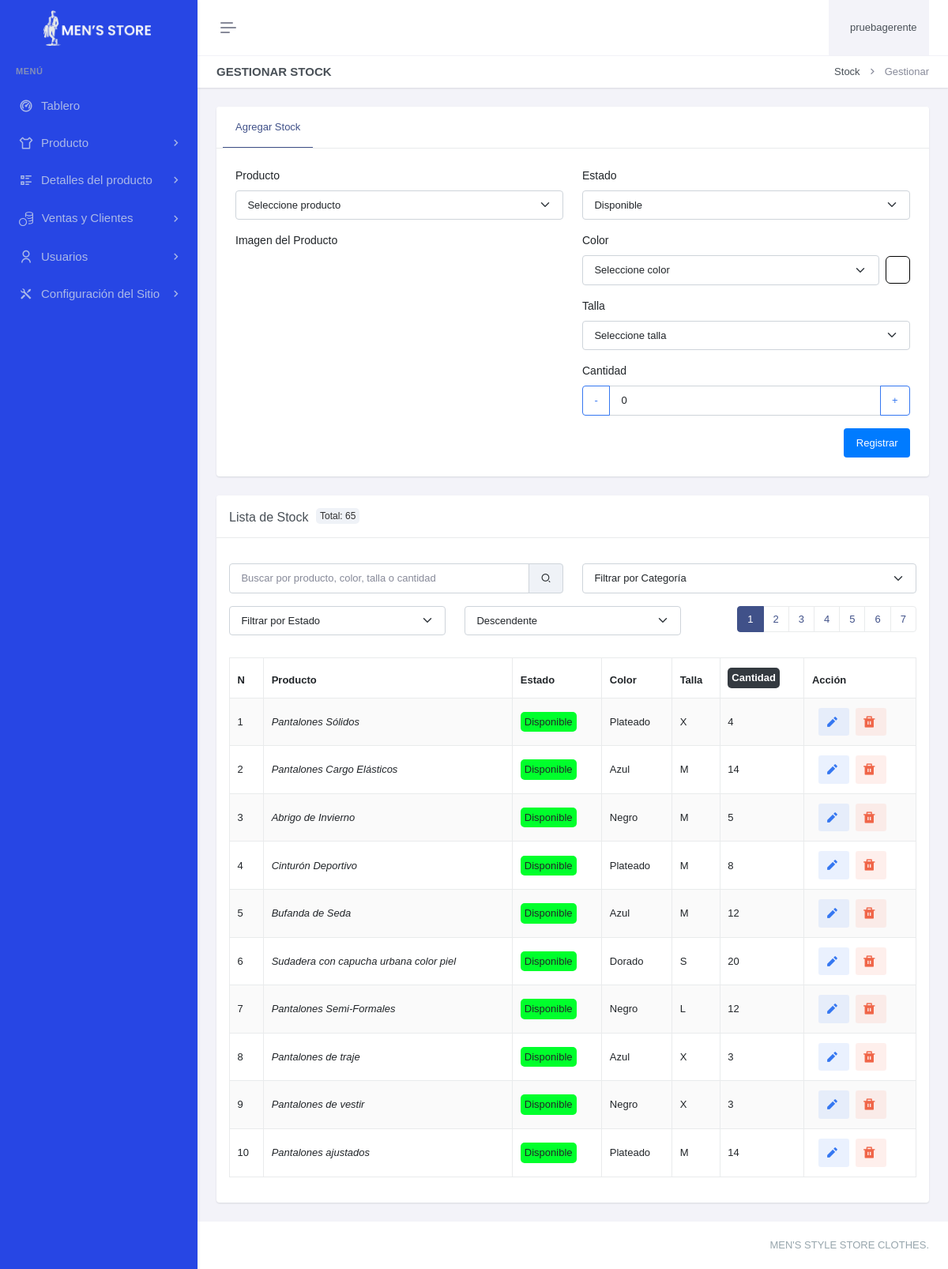
Page /paneladministrador/productos/stock/gestionar-stock.php (signed in) on the earlier database version.
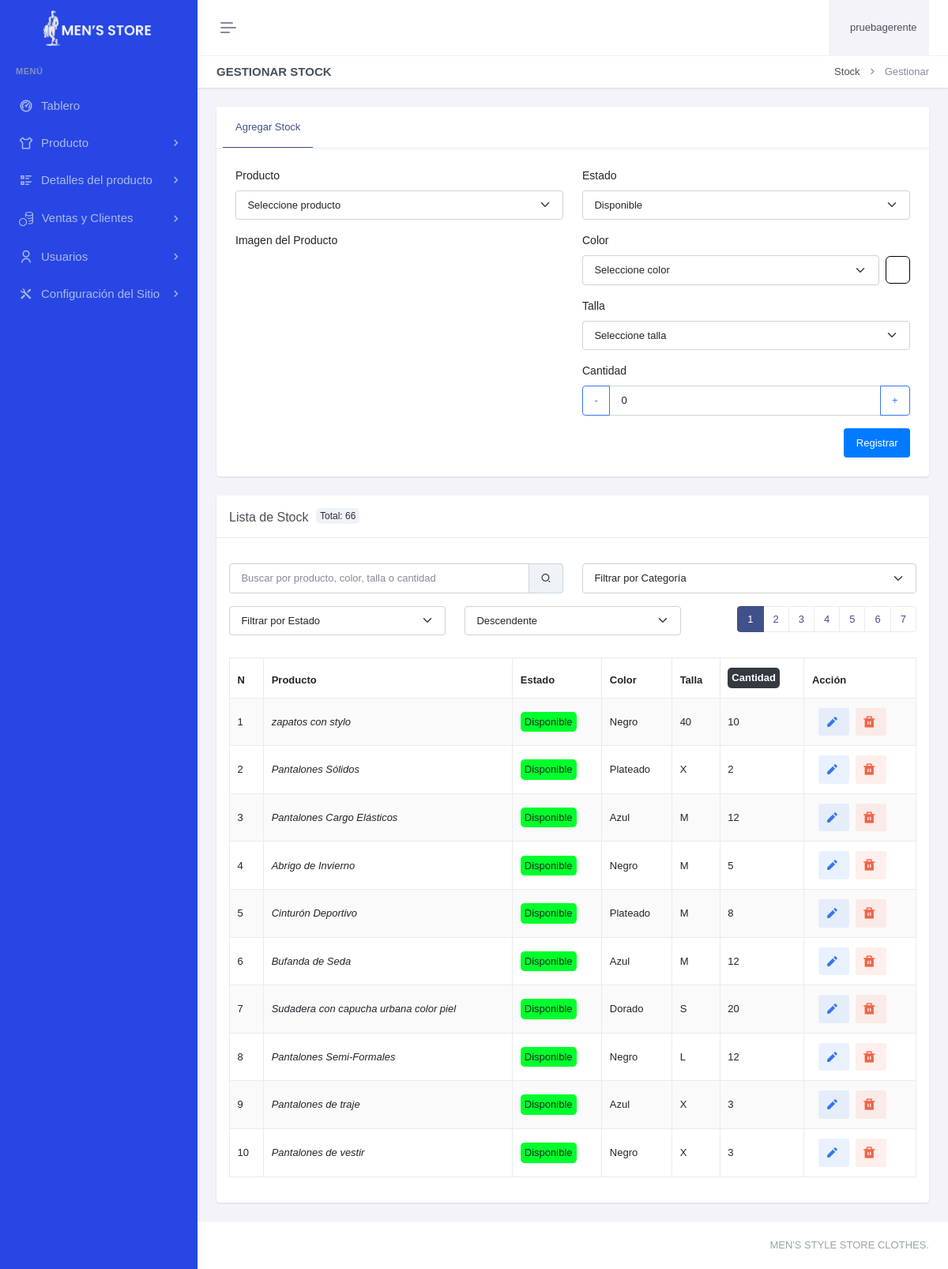
Same page on the later database version.
### tables this page shows
CREATE TABLE `stock` (
  `stoId` int(11) NOT NULL,
  `proId` int(11) DEFAULT NULL,
  `estId` int(11) DEFAULT NULL,
  `colId` int(11) DEFAULT NULL,
  `talId` int(11) DEFAULT NULL,
  `stoCantidad` int(11) DEFAULT NULL,
  `stoFechaRegis` datetime DEFAULT current_timestamp() ON UPDATE current_timestamp()
);

CREATE TABLE `producto` (
  `proId` int(11) NOT NULL,
  `catId` int(11) DEFAULT NULL,
  `marId` int(11) DEFAULT NULL,
  `proNombre` varchar(50) NOT NULL,
  `proDescripcion` varchar(150) DEFAULT NULL,
  `proImg` varchar(255) DEFAULT NULL,
  `proImg2` varchar(255) DEFAULT NULL,
  `proPrecio` decimal(8,2) DEFAULT NULL,
  `proFechaRegistro` datetime DEFAULT current_timestamp() ON UPDATE current_timestamp()
);

CREATE TABLE `color` (
  `colId` int(11) NOT NULL,
  `colNombre` varchar(50) NOT NULL,
  `colCodigoHex` varchar(30) DEFAULT NULL,
  `colFechaRegis` datetime DEFAULT current_timestamp()
);

CREATE TABLE `talla` (
  `talId` int(11) NOT NULL,
  `talNombre` varchar(30) DEFAULT NULL,
  `talFechaRegis` datetime DEFAULT current_timestamp()
);

### paneladministrador/productos/stock/gestionar-stock.php (the view, shortened to what the changed rows need)
<?php
include "../../header.php";
include "../../sidebar.php";
$registros_por_pagina = 10;
$pagina_actual = isset($_GET['pagina']) ? (int)$_GET['pagina'] : 1;
$offset = ($pagina_actual - 1) * $registros_por_pagina;
$search = isset($_GET['search']) ? $_GET['search'] : '';
$filterCategory = isset($_GET['filterCategory']) ? $_GET['filterCategory'] : '';
$filterState = isset($_GET['filterState']) ? $_GET['filterState'] : '';
$order_dir = isset($_GET['order_dir']) ? $_GET['order_dir'] : 'DESC';
$search_param = "%$search%";
$query_total = "SELECT COUNT(*) as total FROM stock s
                INNER JOIN producto p ON s.proId=p.proId
                INNER JOIN talla t ON s.talId=t.talId
                INNER JOIN color c ON s.colId=c.colId
                INNER JOIN estado e ON s.estId=e.estId
                LEFT JOIN oferta o ON s.stoId = o.stoId
                WHERE (p.proNombre LIKE ? OR c.colNombre LIKE ? OR t.talNombre LIKE ? OR s.stoCantidad LIKE ?)";
$params = [$search_param, $search_param, $search_param, $search_param];
$stmt_total = $con->prepare($query_total);
$stmt_total->bind_param(str_repeat('s', count($params)), ...$params);
$stmt_total->execute();
$result_total = $stmt_total->get_result();
$total_registros = $result_total->fetch_assoc()['total'];
$total_paginas = ceil($total_registros / $registros_por_pagina);
?>
<div class="main-content">
    <div class="page-content">
        <div class="container-fluid">
            <div class="row">
                <div class="col-xxl-9">
                    <div class="card mt-4" id="example">
                        <div class="card-header">
                          <h5 class="card-title mb-0">Lista de Stock <div class="badge-total">Total: <?php echo $total_registros; ?></div></h5>
                        </div>
                        <div class="card-body">
                            <div class="row mb-3">
                                <div class="col-md-4 mt-3 d-flex justify-content-end">
                                <nav aria-label="Page navigation example">
                                    <ul class="pagination justify-content-center">
                                        <?php for ($i = 1; $i <= $total_paginas; $i++): ?>
                                            <li class="page-item <?php echo ($i == $pagina_actual) ? 'active' : ''; ?>">
                                                <a class="page-link" href="?pagina=<?php echo $i; ?>&search=<?php echo htmlspecialchars($search); ?>&filterCategory=<?php echo htmlspecialchars($filterCategory); ?>&filterState=<?php echo htmlspecialchars($filterState); ?>&order_dir=<?php echo htmlspecialchars($order_dir); ?>#example"><?php echo $i; ?></a>
                                            </li>
                                        <?php endfor; ?>
                                    </ul>
                                </nav>
                            </div>
                            </div>
                            <table class="table table-bordered dt-responsive nowrap table-striped align-middle" style="width:100%">
                                <thead>
                                    <tr>
                                    <th>N</th>
                                        <th>Producto</th>
                                        <th>Estado</th>
                                        <th>Color</th>
                                        <th>Talla</th>
                                        <th> <div class="badge-dark"> Cantidad</div></th>
                                        <th>Acción</th>
                                    </tr>
                                </thead>
                                <tbody>
                                <?php
                             $query = "SELECT s.stoId, p.proNombre, e.estDisponible, c.colNombre, t.talNombre, s.stoCantidad, p.proImg, p.proPrecio, cat.catNombre, m.marNombre,
                             CASE WHEN o.stoId IS NOT NULL THEN 'En oferta' ELSE e.estDisponible END AS estado
                             FROM stock AS s
                             INNER JOIN producto AS p ON s.proId = p.proId
                             INNER JOIN estado AS e ON s.estId = e.estId
                             INNER JOIN color AS c ON s.colId = c.colId
                             INNER JOIN talla AS t ON s.talId = t.talId
                             INNER JOIN categoria AS cat ON p.catId = cat.catId
                            INNER JOIN marca as m on p.marId= m.marId
                             LEFT JOIN oferta o ON s.stoId = o.stoId
                             WHERE (p.proNombre LIKE ? OR c.colNombre LIKE ? OR t.talNombre LIKE ? OR s.stoCantidad LIKE ?)";
                                    $params = [$search_param, $search_param, $search_param, $search_param];
                                    $query .= " ORDER BY s.stoId $order_dir LIMIT $registros_por_pagina OFFSET $offset";
                                    $stmt = $con->prepare($query);
                                    $stmt->bind_param(str_repeat('s', count($params)), ...$params);
                                    $stmt->execute();
                                    $result = $stmt->get_result();
                                    $numero_registro = $offset + 1;
                                    while ($row = mysqli_fetch_assoc($result)) {
                                        $estado = $row['estado'];
                                        $estadoClass = 'badge-secondary';
                                        if ($estado == 'Disponible') {
                                            $estadoClass = 'badge-success';
                                        } elseif ($estado == 'No disponible') {
                                            $estadoClass = 'badge-danger';
                                        } elseif ($estado == 'En oferta') {
                                            $estadoClass = 'badge-warning';
                                        }
                                        echo "<tr id='stock-{$row['stoId']}'>
                                   <td>{$numero_registro}</td>
                                <td data-img='{$row['proImg']}' data-marca='{$row['marNombre']}' data-price='{$row['proPrecio']}' data-category='{$row['catNombre']}'
                                class='product-name'>{$row['proNombre']}</td>
                                   <td><span class='{$estadoClass}'>{$estado}</span></td>
                                   <td>{$row['colNombre']}</td>
                                   <td>{$row['talNombre']}</td>
                                   <td>{$row['stoCantidad']}</td>
                                   <td>
                                      <a href='editarstock.php?id={$row['stoId']}' class='btn btn-soft-secondary btn-sm ms-2 me-1' aria-label='Editar' title='Editar'>
                                          <i class='ri-pencil-fill align-bottom me-1' style='font-size: 1.5em;'></i>
                                      </a>
                                      <a href='javascript:void(0);' class='btn btn-soft-danger btn-sm' onclick='confirmDeleteStock({$row['stoId']})' aria-label='Eliminar' title='Eliminar'>
                                          <i class='ri-delete-bin-fill align-bottom me-1' style='font-size: 1.5em;'></i>
                                      </a>
                                   </td>
                              </tr>";
                                            $numero_registro++;
                                    }
                                    ?>
                                </tbody>
                            </table>
                        </div>
                    </div>
                </div>
            </div>
        </div>
    </div>
</div>
<?php include "../../footer.php";?>

Differences in the rows shown:
no longer on this page (row unchanged): stock: proId.proNombre "Pantalones ajustados", estado "Disponible", colId.colNombre "Plateado", talId.talNombre "M", stoCantidad "14"
added stock: proId.proNombre "zapatos con stylo", estado "Disponible", colId.colNombre "Negro", talId.talNombre "40", stoCantidad "10"
changed stock "Pantalones Sólidos": stoCantidad "4" → "2"
changed stock "Pantalones Cargo Elásticos": stoCantidad "14" → "12"
Other differences:
$total_registros: "65" → "66"
